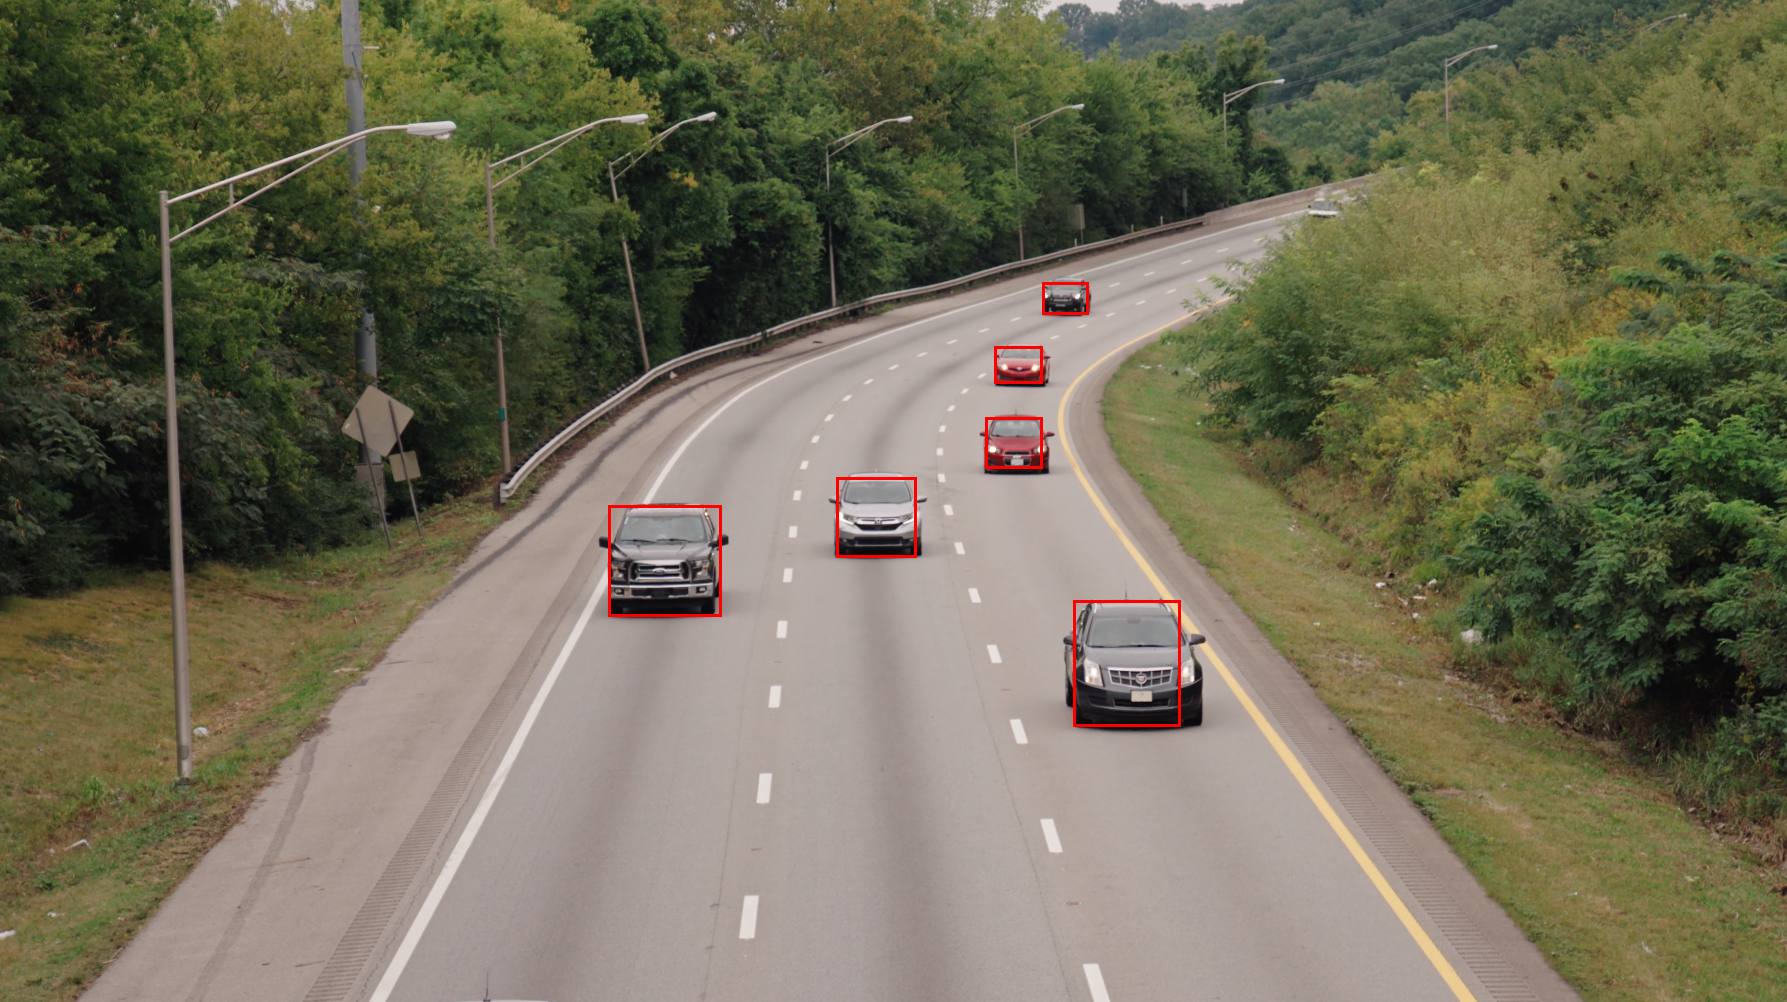

Write the Python code that produced this figure.
from PIL import Image, ImageDraw

img = Image.open('data/image.png')

draw = ImageDraw.Draw(img)

bounds = open('data/bounding_box.txt')

boxes = bounds.readlines()

for bounds in boxes:
    bs = list(map(lambda x:int(x), bounds.split(' ')))
    draw.rectangle([(bs[0], bs[1]), (bs[2], bs[3])], outline = 'red', width = 3)
    
img.save('test.png')
    
